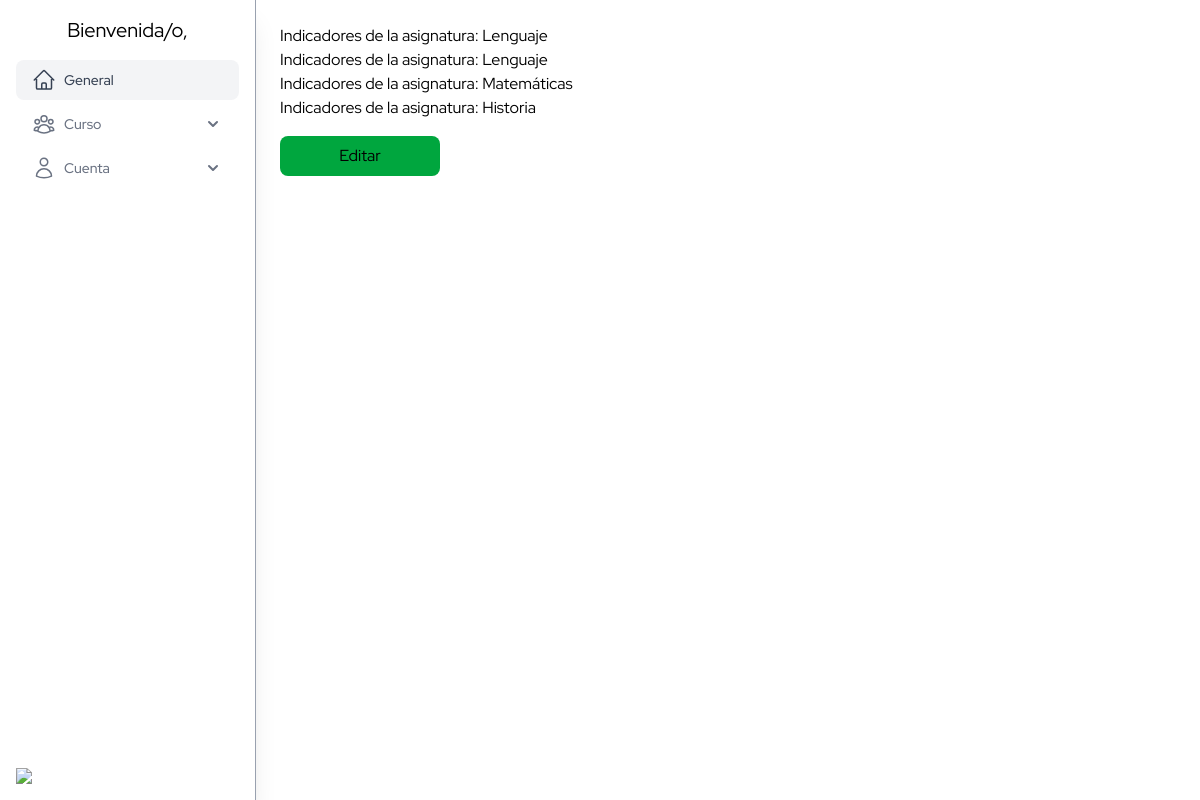
The app's page /paci/edit/1/, older data.
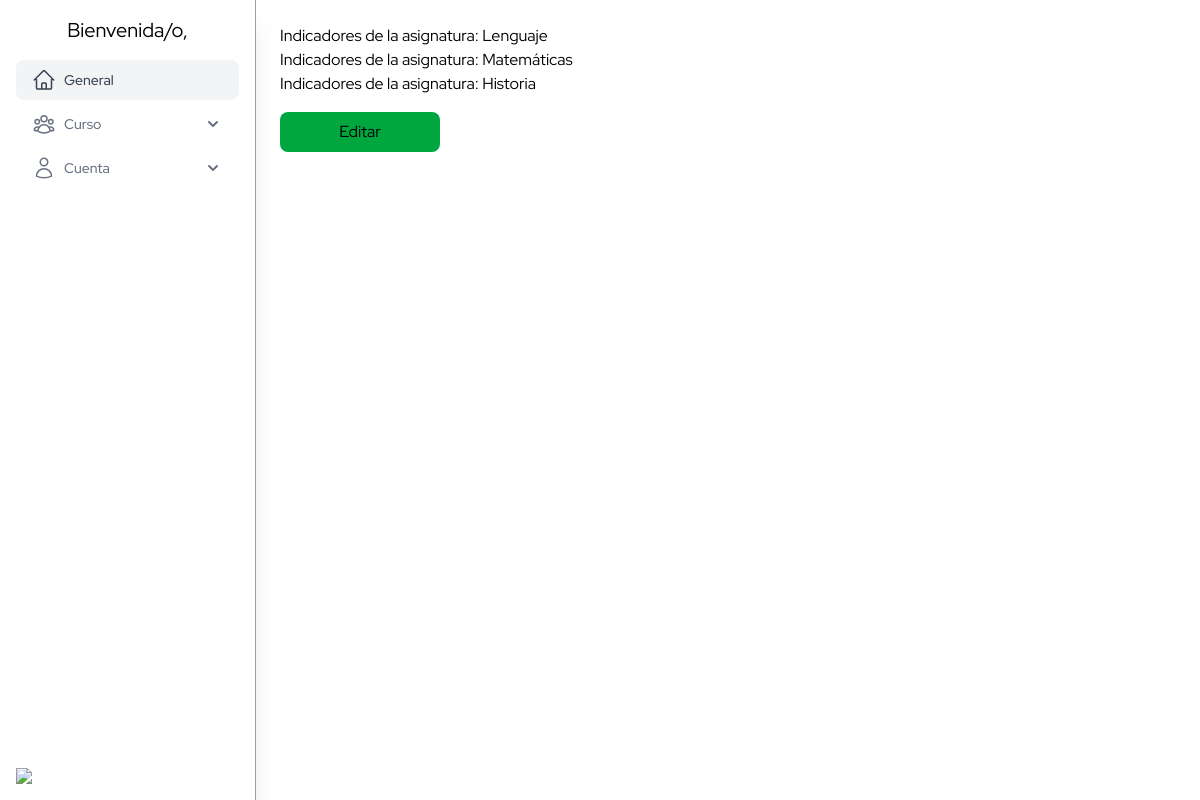
The same page, newer data.
### paciApp/models.py (models this page shows, shortened)
class PaciAppModel(DateTime):
    profesor = models.ForeignKey(User, on_delete=models.CASCADE, null=True)
    student = models.ForeignKey(Estudiante, on_delete=models.CASCADE, related_name='paci_student', null=True)
    subject = models.ForeignKey(Asignatura, on_delete=models.CASCADE, related_name='paci_subject', null=True)
    axis = models.ForeignKey(Eje, on_delete=models.CASCADE, related_name='paci_axis', null=True)
    objetivo_general = models.TextField(null=True)
    adecuacion_curricular = models.TextField(null=True)
    estrategias = models.TextField(blank=True)
    class Meta:
        verbose_name = "Paci App Model"
        verbose_name_plural = "Paci App Models"

### core/models.py (models this page shows)
class Asignatura(models.Model):
    nombre = models.CharField(max_length=100)
    def __str__(self):
        return self.nombre

### paciApp/views.py (the view)
# urls.py: path('paci/', include('paciApp.urls')),
def paci(request, id):
    estudiante = get_object_or_404(Estudiante, id=id)
    asignaturas = Asignatura.objects.prefetch_related('ejes').all()
    asignaturas_data = []
    for asignatura in asignaturas:
        ejes_list = list(asignatura.ejes.all().values('id', 'nombre'))
        asignaturas_data.append({
            'id': asignatura.id,
            'nombre': asignatura.nombre,
            'ejes': ejes_list
        })
    paci = PaciAppModel.objects.filter(
            student=estudiante.id
        ).select_related(
            'profesor', 'student', 'subject', 'axis'
        ).prefetch_related(
            'indicadores_paci'
        )
    context = {
        'estudiante': estudiante,
        'asignaturas_json': json.dumps(asignaturas_data),
        'asignaturas': asignaturas,
        'objetivos': Objetivos.objects.all(),
        'estrategias': Estrategias.objects.all(),
        'paci':paci
    }
    return render(request, 'edit_paci.html', context)

### core/a.py (called while the page is built)
def estudiantes_global(request):
    student = Estudiante.objects.all()
    users = User.objects.filter(role="TEACHER")
    return {
        'estudiantes': student,
        'users': users
    }

### paciApp/templates/edit_paci.html (shortened to what this page needs)
{% extends 'base.html'%}
{% block content %}
<form action="" method="post" class="flex flex-col">
    {% for item in paci %}
    <p>Indicadores de la asignatura: {{item.subject}}</p>
    {% endfor %}
    <button type="submit" class="rounded-lg bg-green-600 w-40 p-2 mt-4">Editar</button>
</form>
{% endblock %}

Row changes from the older to the newer data that the page shows:
removed PaciAppModel: subject "Lenguaje"
